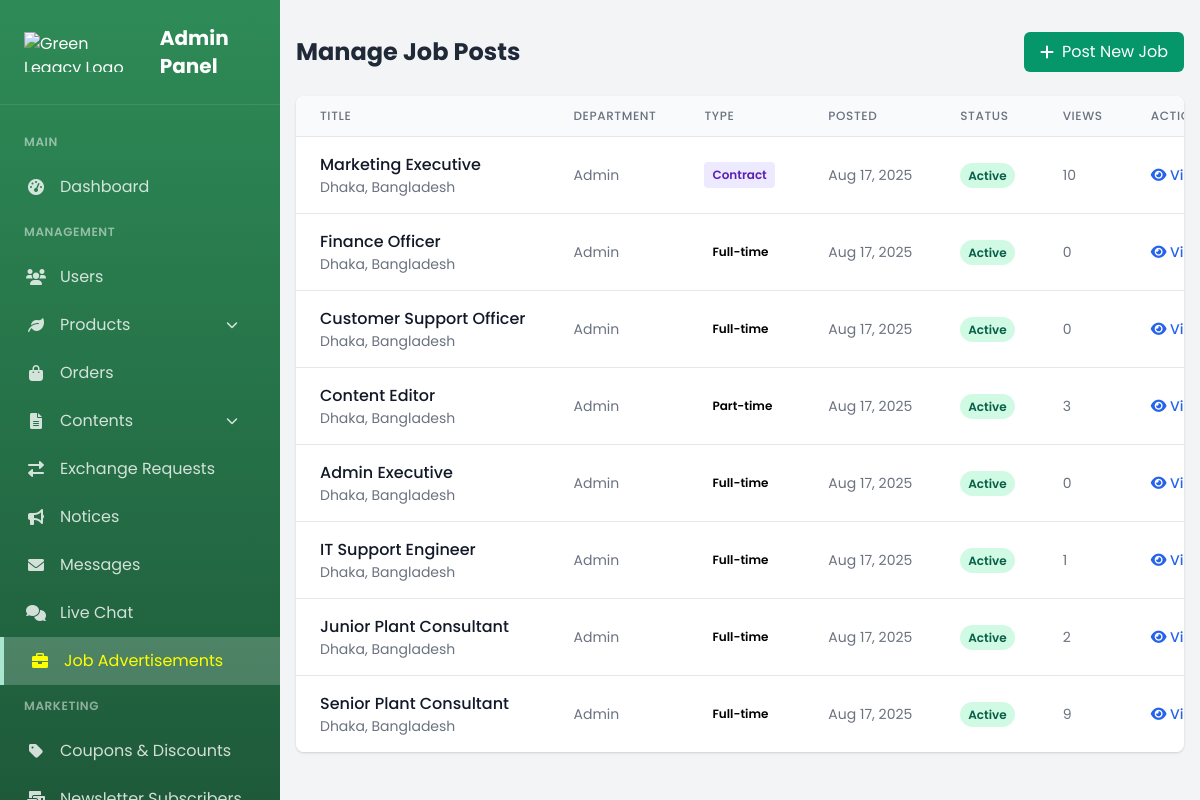
The page /admin_jobs.php (signed in) on the database its author committed.
### tables this page shows
CREATE TABLE `jobs` (
  `id` int(11) NOT NULL,
  `title` varchar(100) NOT NULL,
  `department` varchar(50) NOT NULL,
  `location` varchar(100) NOT NULL,
  `job_type` enum('Full-time','Part-time','Contract','Internship','Temporary') NOT NULL,
  `salary_range` varchar(50) DEFAULT NULL,
  `description` text NOT NULL,
  `requirements` text NOT NULL,
  `responsibilities` text NOT NULL,
  `benefits` text DEFAULT NULL,
  `is_active` tinyint(1) DEFAULT 1,
  `posted_at` timestamp NOT NULL DEFAULT current_timestamp(),
  `deadline` date DEFAULT NULL,
  `views` int(11) DEFAULT 0
);

### admin_jobs.php (the view, shortened to what this page needs)
<?php
include 'admin_sidebar.php';
$stmt = $conn->prepare("SELECT * FROM jobs ORDER BY posted_at DESC");
$stmt->execute();
$result = $stmt->get_result();
$jobs = $result->fetch_all(MYSQLI_ASSOC);
?>
<!DOCTYPE html>
<html lang="en">
<head>
    <link href="https://cdn.jsdelivr.net/npm/tailwindcss@2.1.2/dist/tailwind.min.css" rel="stylesheet">
    <link href="https://cdnjs.cloudflare.com/ajax/libs/font-awesome/6.0.0/css/all.min.css" rel="stylesheet">
</head>
<body class="bg-gray-100">
    <div class="container mx-auto px-4 py-8">
        <div class="flex justify-between items-center mb-6">
            <h1 class="text-2xl font-bold text-gray-800">Manage Job Posts</h1>
            <a href="admin_create_job.php" class="bg-green-600 hover:bg-green-700 text-white px-4 py-2 rounded-md flex items-center">
                <i class="fas fa-plus mr-2"></i> Post New Job
            </a>
        </div>
        <div class="bg-white rounded-lg shadow overflow-hidden">
            <div class="overflow-x-auto">
                <table class="min-w-full divide-y divide-gray-200">
                    <thead class="bg-gray-50">
                        <tr>
                            <th scope="col" class="px-6 py-3 text-left text-xs font-medium text-gray-500 uppercase tracking-wider">Title</th>
                            <th scope="col" class="px-6 py-3 text-left text-xs font-medium text-gray-500 uppercase tracking-wider">Department</th>
                            <th scope="col" class="px-6 py-3 text-left text-xs font-medium text-gray-500 uppercase tracking-wider">Type</th>
                            <th scope="col" class="px-6 py-3 text-left text-xs font-medium text-gray-500 uppercase tracking-wider">Posted</th>
                            <th scope="col" class="px-6 py-3 text-left text-xs font-medium text-gray-500 uppercase tracking-wider">Status</th>
                            <th scope="col" class="px-6 py-3 text-left text-xs font-medium text-gray-500 uppercase tracking-wider">Views</th>
                            <th scope="col" class="px-6 py-3 text-left text-xs font-medium text-gray-500 uppercase tracking-wider">Actions</th>
                        </tr>
                    </thead>
                    <tbody class="bg-white divide-y divide-gray-200">
                        <?php if (empty($jobs)): ?>
                            <tr>
                                <td colspan="7" class="px-6 py-4 text-center text-gray-500">No jobs posted yet</td>
                            </tr>
                        <?php else: ?>
                            <?php foreach ($jobs as $job): ?>
                                <tr>
                                    <td class="px-6 py-4 whitespace-nowrap">
                                        <div class="font-medium text-gray-900"><?php echo htmlspecialchars($job['title']); ?></div>
                                        <div class="text-sm text-gray-500"><?php echo htmlspecialchars($job['location']); ?></div>
                                    </td>
                                    <td class="px-6 py-4 whitespace-nowrap text-sm text-gray-500">
                                        <?php echo htmlspecialchars($job['department']); ?>
                                    </td>
                                    <td class="px-6 py-4 whitespace-nowrap">
                                        <span class="job-type <?php echo strtolower(str_replace('-', '', $job['job_type'])); ?>">
                                            <?php echo htmlspecialchars($job['job_type']); ?>
                                        </span>
                                    </td>
                                    <td class="px-6 py-4 whitespace-nowrap text-sm text-gray-500">
                                        <?php echo date('M d, Y', strtotime($job['posted_at'])); ?>
                                    </td>
                                    <td class="px-6 py-4 whitespace-nowrap">
                                        <span class="px-2 py-1 text-xs font-semibold rounded-full <?php echo $job['is_active'] ? 'job-status-active' : 'job-status-inactive'; ?>">
                                            <?php echo $job['is_active'] ? 'Active' : 'Inactive'; ?>
                                        </span>
                                    </td>
                                    <td class="px-6 py-4 whitespace-nowrap text-sm text-gray-500">
                                        <?php echo $job['views']; ?>
                                    </td>
                                    <td class="px-6 py-4 whitespace-nowrap text-sm font-medium">
                                        <div class="flex space-x-2">
                                            <a href="admin_job_details.php?id=<?php echo $job['id']; ?>" class="text-blue-600 hover:text-blue-900">
                                                <i class="fas fa-eye"></i> View
                                            </a>
                                        </div>
                                    </td>
                                </tr>
                            <?php endforeach; ?>
                        <?php endif; ?>
                    </tbody>
                </table>
            </div>
        </div>
    </div>
</body>
</html>

### admin_sidebar.php (style rules this page uses)
:root { --primary-green: #2E8B57; --light-green: #a8e6cf; --sidebar-width: 280px; }
body { font-family: 'Poppins', sans-serif; }

### admin_jobs.php (style rules this page uses)
body { font-family: 'Poppins', sans-serif; margin-left: 280px; }
.job-status-active { background-color: #d1fae5; color: #065f46; }
.job-type { display: inline-block; padding: 0.25rem 0.5rem; border-radius: 0.25rem; font-size: 0.75rem; font-weight: 600; }
.contract { background-color: #ede9fe; color: #5b21b6; }

### rows shown on the page
jobs: title "Marketing Executive", location "Dhaka, Bangladesh", department "Admin", job_type "Contract", posted_at "Aug 17, 2025", is_active "Active", views "10"
jobs: title "Finance Officer", location "Dhaka, Bangladesh", department "Admin", job_type "Full-time", posted_at "Aug 17, 2025", is_active "Active", views "0"
jobs: title "Customer Support Officer", location "Dhaka, Bangladesh", department "Admin", job_type "Full-time", posted_at "Aug 17, 2025", is_active "Active", views "0"
jobs: title "Content Editor", location "Dhaka, Bangladesh", department "Admin", job_type "Part-time", posted_at "Aug 17, 2025", is_active "Active", views "3"
jobs: title "Admin Executive", location "Dhaka, Bangladesh", department "Admin", job_type "Full-time", posted_at "Aug 17, 2025", is_active "Active", views "0"
jobs: title "IT Support Engineer", location "Dhaka, Bangladesh", department "Admin", job_type "Full-time", posted_at "Aug 17, 2025", is_active "Active", views "1"
jobs: title "Junior Plant Consultant", location "Dhaka, Bangladesh", department "Admin", job_type "Full-time", posted_at "Aug 17, 2025", is_active "Active", views "2"
jobs: title "Senior Plant Consultant", location "Dhaka, Bangladesh", department "Admin", job_type "Full-time", posted_at "Aug 17, 2025", is_active "Active", views "9"
